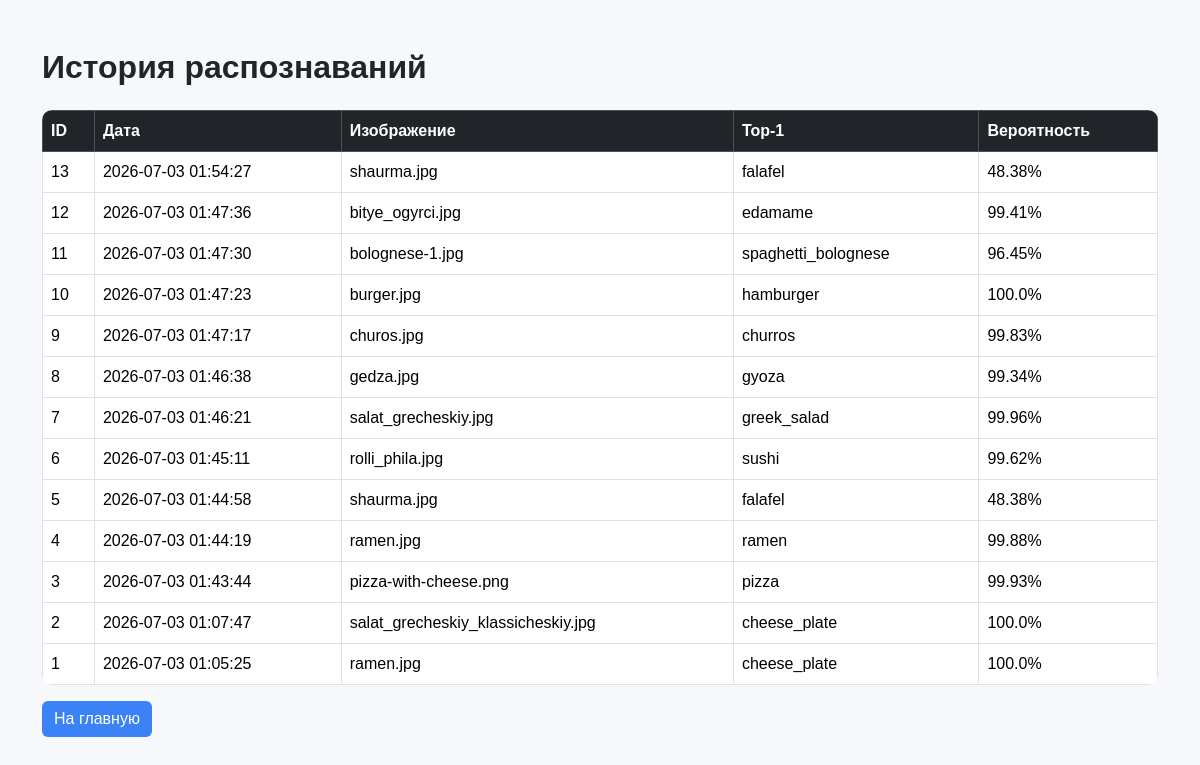
The app's page /history with its own data.
### tables this page shows
CREATE TABLE history (
            id INTEGER PRIMARY KEY AUTOINCREMENT,
            filename TEXT,
            prediction TEXT,
            confidence REAL,
            created_at TEXT
        );

### app.py (the view)
@app.route("/history")
def history():
    history_data = load_history()
    return render_template(
        "history.html",
        history=history_data
    )

### utils/database.py (called while the page is built)
def load_history():
    conn = sqlite3.connect(DB_PATH)
    cursor = conn.cursor()
    cursor.execute("""
        SELECT id, filename, prediction, confidence, created_at
        FROM history
        ORDER BY id DESC
    """)
    rows = cursor.fetchall()
    conn.close()
    return [
        {
            "id": r[0],
            "filename": r[1],
            "prediction": r[2],
            "confidence": r[3],
            "datetime": r[4]
        }
        for r in rows
    ]

### templates/history.html (shortened to what this page needs)
<!DOCTYPE html>
<html lang="ru">
<head>
    <link
            href="https://cdn.jsdelivr.net/npm/bootstrap@5.3.3/dist/css/bootstrap.min.css"
            rel="stylesheet">
    <link
            rel="stylesheet"
            href="{{ url_for('static', filename='css/style.css') }}">
</head>
<body>
<div class="container py-5">
    <h2 class="mb-4">
        История распознаваний
    </h2>
    <table class="table table-bordered table-hover">
        <thead class="table-dark">
        <tr>
            <th>ID</th>
            <th>Дата</th>
            <th>Изображение</th>
            <th>Top-1</th>
            <th>Вероятность</th>
        </tr>
        </thead>
        <tbody>
        {% for item in history %}
        <tr>
            <td>{{ item.id }}</td>
            <td>{{ item.datetime }}</td>
            <td>{{ item.filename }}</td>
            <td>{{ item.prediction }}</td>
            <td>{{ item.confidence }}%</td>
        </tr>
        {% endfor %}
        </tbody>
    </table>
    <a
            href="/"
            class="btn btn-primary">
        На главную
    </a>
</div>
</body>
</html>

### static/css/style.css (style rules this page uses)
body { background: #f6f8fb; font-family: Arial, sans-serif; }
h1, h2 { font-weight: 700; }
.table { background: white; border-radius: 10px; overflow: hidden; }
.btn-primary { background: #3b82f6; border: none; }

### records on screen
history: id "13", datetime "2026-07-03 01:54:27", filename "shaurma.jpg", prediction "falafel", confidence "48.38"
history: id "12", datetime "2026-07-03 01:47:36", filename "bitye_ogyrci.jpg", prediction "edamame", confidence "99.41"
history: id "11", datetime "2026-07-03 01:47:30", filename "bolognese-1.jpg", prediction "spaghetti_bolognese", confidence "96.45"
history: id "10", datetime "2026-07-03 01:47:23", filename "burger.jpg", prediction "hamburger", confidence "100.0"
history: id "9", datetime "2026-07-03 01:47:17", filename "churos.jpg", prediction "churros", confidence "99.83"
history: id "8", datetime "2026-07-03 01:46:38", filename "gedza.jpg", prediction "gyoza", confidence "99.34"
history: id "7", datetime "2026-07-03 01:46:21", filename "salat_grecheskiy.jpg", prediction "greek_salad", confidence "99.96"
history: id "6", datetime "2026-07-03 01:45:11", filename "rolli_phila.jpg", prediction "sushi", confidence "99.62"
history: id "5", datetime "2026-07-03 01:44:58", filename "shaurma.jpg", prediction "falafel", confidence "48.38"
history: id "4", datetime "2026-07-03 01:44:19", filename "ramen.jpg", prediction "ramen", confidence "99.88"
history: id "3", datetime "2026-07-03 01:43:44", filename "pizza-with-cheese.png", prediction "pizza", confidence "99.93"
history: id "2", datetime "2026-07-03 01:07:47", filename "salat_grecheskiy_klassicheskiy.jpg", prediction "cheese_plate", confidence "100.0"
history: id "1", datetime "2026-07-03 01:05:25", filename "ramen.jpg", prediction "cheese_plate", confidence "100.0"
